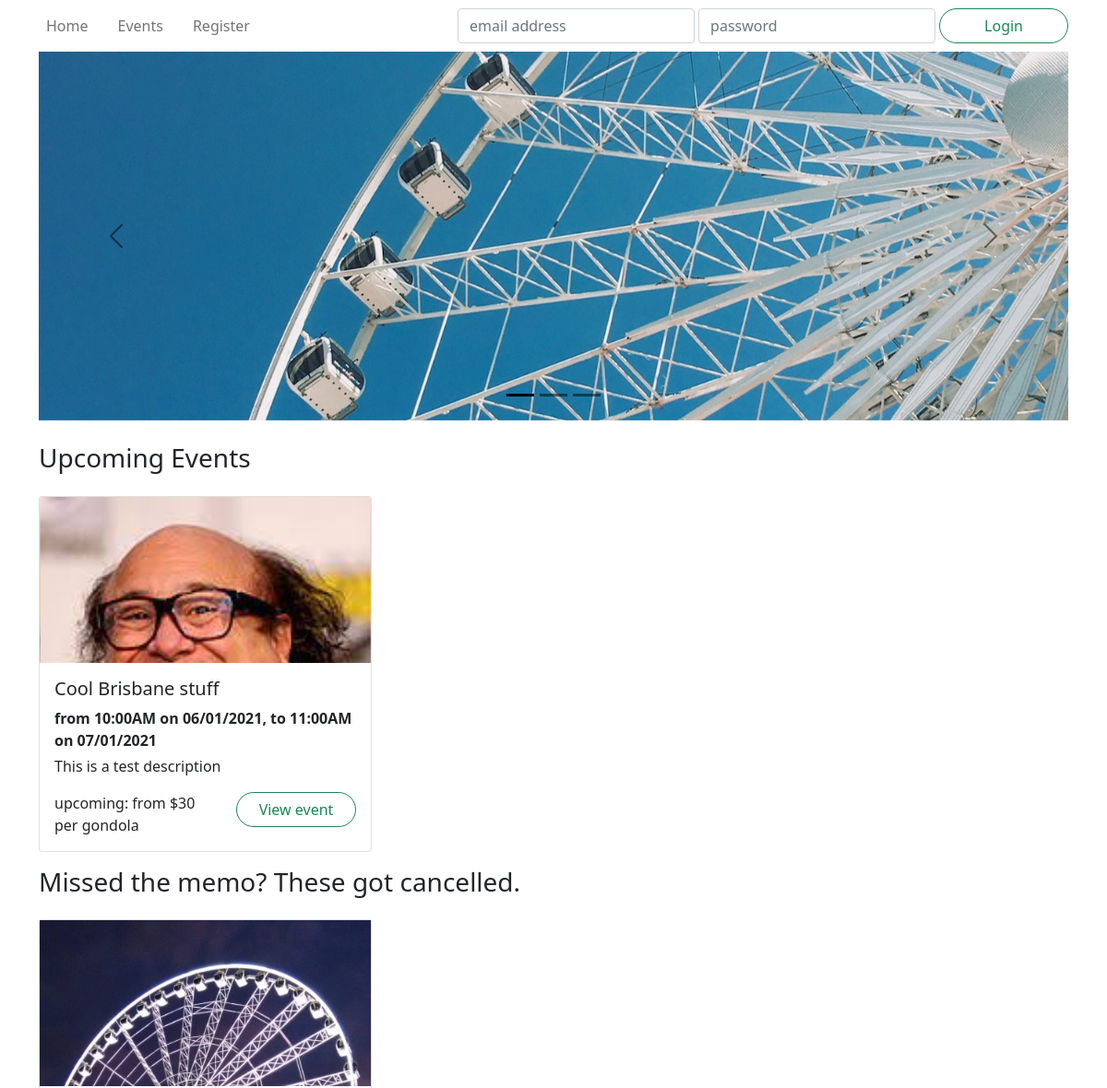
Before: / (upper part) with the older database file.
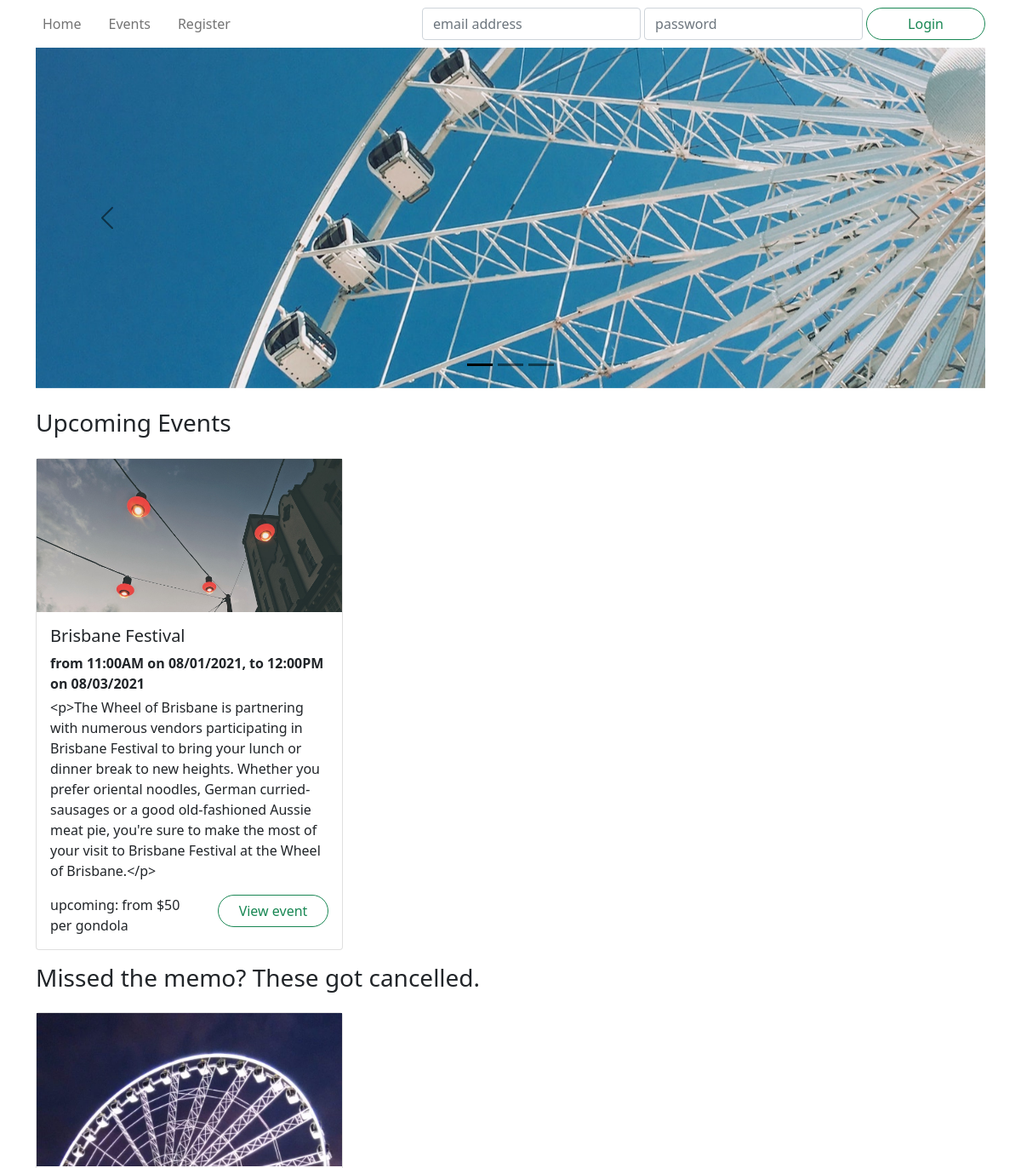
After: the same page with the newer database file.
### wheel/models.py (models this page shows, shortened)
class Event(db.Model):
    __tablename__ = 'events'
    id = db.Column(db.Integer, primary_key=True)
    name = db.Column(db.String(255), nullable=False)
    description = db.Column(db.Text)
    category = db.Column(db.String(40))
    status = db.Column(db.Enum('upcoming', 'inactive', 'cancelled', 'booked out'), nullable=False)
    image = db.Column(db.String(255))
    reviews = db.relationship('Review', backref='event')
    tickets = db.relationship('Ticket', backref='event')
    @staticmethod
    def getAllByStatus(status, limit=None):
        return Event.query.\
            join( Ticket ).\
            filter( Ticket.datetime > datetime.now() ).\
            filter( Event.status == status ).\
            limit( limit ).\
            all()
    def getTicketsDateRange(self):
        x_min = datetime(3000,9,9)
        x_max = datetime(2000,9,9)
        test = datetime(3000,9,9)
        for x in self.tickets:
            if x.datetime < x_min:
                x_min = x.datetime
            if x.datetime > x_max:
                x_max = x.datetime
        low_date = x_min.strftime("%m/%d/%Y")
        low_time = x_min.strftime("%I:%M%p")
        high_date = x_max.strftime("%m/%d/%Y")
        high_time = x_max.strftime("%I:%M%p")
        if x_min == test:
            return "There are no tickets for this event."
        output = "from " + low_time + " on " + low_date + ",  to " + high_time + " on " + high_date
        return output
    def getTicketsPriceFrom(self):
        low_ticket = 100000
        for x in self.tickets:
            if x.price < low_ticket:
                low_ticket = x.price
        if low_ticket == 100000:
            return " "
        low = str(low_ticket)
        return "from $" + low + " per gondola"
    def getStatusColour(self):
        return {
            'upcoming': 'success',
            'inactive': 'secondary',
            'booked out': 'secondary',
            'cancelled': 'danger'
        }[self.status]

class Ticket(db.Model):
    __tablename__ = 'tickets'
    id = db.Column(db.Integer, primary_key=True)
    datetime = db.Column(db.DateTime, nullable=False)
    price = db.Column(db.Integer, nullable=False)
    remaining = db.Column(db.Integer, nullable=False)
    event_id = db.Column(db.Integer, db.ForeignKey('events.id'))

### wheel/views.py (the view)
@main.route('/')
def index():
    upcoming = Event.getAllByStatus('upcoming', 3)
    cancelled = Event.getAllByStatus('cancelled', 3)
    return render_template('index.html', upcoming=upcoming, cancelled=cancelled)

### wheel/templates/index.html (shortened to what this page needs)
{% extends 'base.html' %}
{% block hero %}
<div id="hero" class="carousel carousel-dark slide" data-bs-ride="carousel">
    <div class="carousel-indicators">
        <button type="button" class="active"
                data-bs-target="#hero" data-bs-slide-to="0"></button>
        <button type="button"
                data-bs-target="#hero" data-bs-slide-to="1"></button>
        <button type="button"
                data-bs-target="#hero" data-bs-slide-to="2"></button>
    </div>
    <div class="carousel-inner">
        <div class="carousel-item active">
            <div style="background-image: url('/static/images/bluesky.jpg');"></div>
        </div>
    </div>
    <button type="button" class="carousel-control-prev"
            data-bs-target="#hero" data-bs-slide="prev">
        <span class="carousel-control-prev-icon"></span>
    </button>
    <button type="button" class="carousel-control-next"
            data-bs-target="#hero" data-bs-slide="next">
        <span class="carousel-control-next-icon"></span>
    </button>
</div>
{% endblock %}
{% block content %}
<section>
    <header class="row mb-3">
        <h3 class="col-auto">Upcoming Events</h3>
    </header>
        <div class='row row-cols-1 row-cols-md-2 row-cols-xl-3 mb-3 g-3'>
        {% for event in upcoming %}
        <div class="col event">
            <article class="card">
                <a href="{{url_for('events.view', id=event.id)}}" class="card-image" style="background-image: url('.{{ event.image }}'); background-position: top;"></a>
                <div class="card-body">
                    <h5 class="card-title">{{ event.name }}</h5>
                    <p class="mb-1">
                        <strong>
                            {{event.getTicketsDateRange()}}
                        </strong>
                    </p>
                <p class="card-text">{{ event.description }}</p>
                    <div class="row">
                        <span class="col my-auto">{{ "{}: {}".format( event.status, event.getTicketsPriceFrom() ) }}</span>
                        <span class="col-auto"><a href="{{url_for('events.view', id=event.id)}}" class="btn btn-outline-{{ event.getStatusColour() }} rounded-pill px-4">View event</a></span>
                    </div>
                </div>
            </article>
        </div>
        {% endfor %}
    </div>
</section>
<section>
    <header class="row mb-3">
        <h3 class="col-auto">Missed the memo? These got cancelled.</h3>
    </header>
    <div class="row row-cols-1 row-cols-md-2 row-cols-xl-3 mb-3 g-3">
        {% for event in cancelled %}
        <div class="col event">
            <article class="card">
                <a href="{{url_for('events.view', id=event.id)}}" class="card-image" style="background-image: url('.{{ event.image }}'); background-position: top;"></a>
            </article>
        </div>
        {% endfor %}
    </div>
</section>
{% endblock %}

Changed rows visible on the page:
no longer on this page (row unchanged): Event: image (picture), name "Cool Brisbane stuff", getTicketsDateRange "from 10:00AM on 06/01/2021, to 11:00AM on 07/01/2021", description "This is a test description", status.price "upcoming: from $30 per gondola", shown under "Upcoming Events"
now on this page (row edited): Event: image (picture), name "Brisbane Festival", getTicketsDateRange "from 11:00AM on 08/01/2021, to 12:00PM on 08/03/2021", description "<p>The Wheel of Brisbane is partnering with numerous vendors participating in Brisbane Festival to bring your lunch or dinner break to new heights. Whether you prefer oriental noodles, German curried-sausages or a good old-fashioned Aussie meat pie, you're sure to make the most of your visit to Brisbane Festival at the Wheel of Brisbane.</p>", status.price "upcoming: from $50 per gondola", shown under "Upcoming Events"
